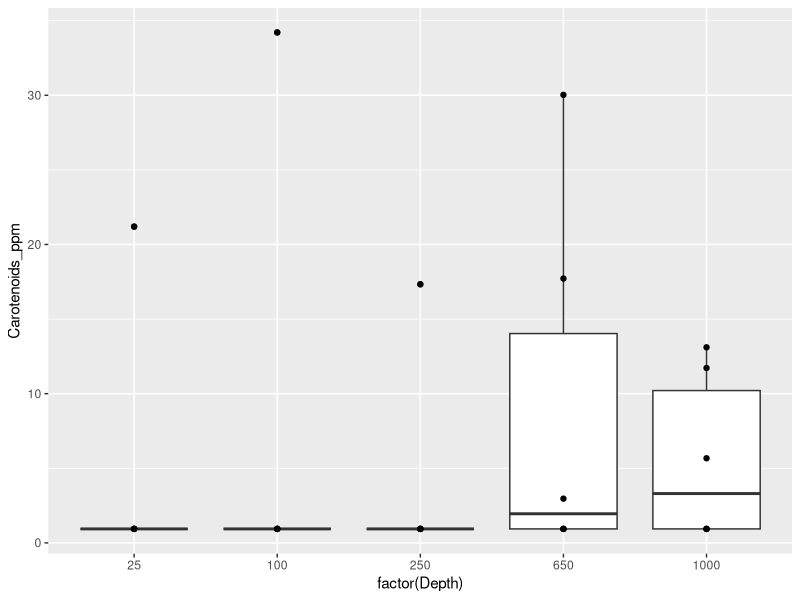
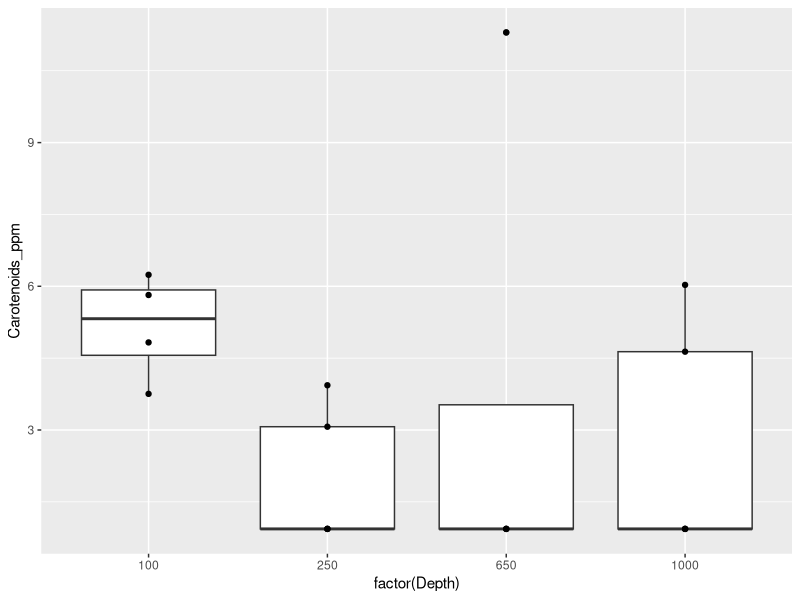
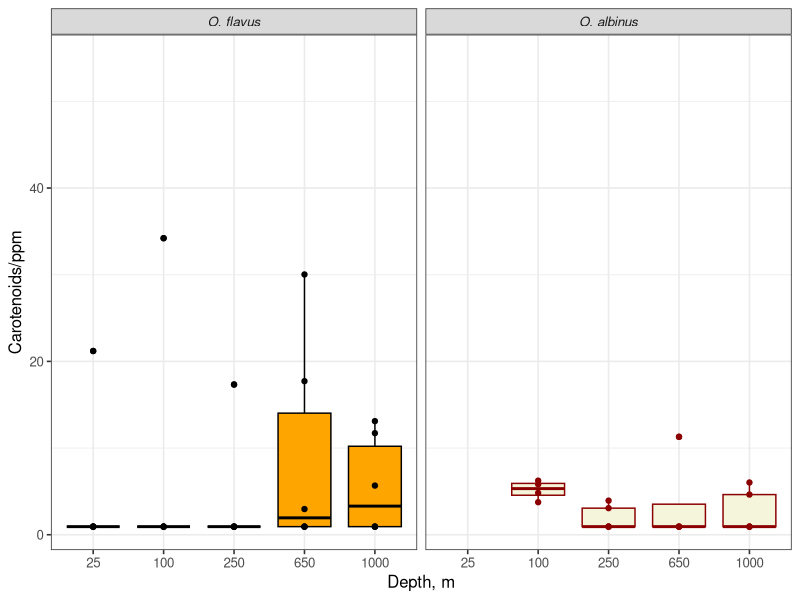
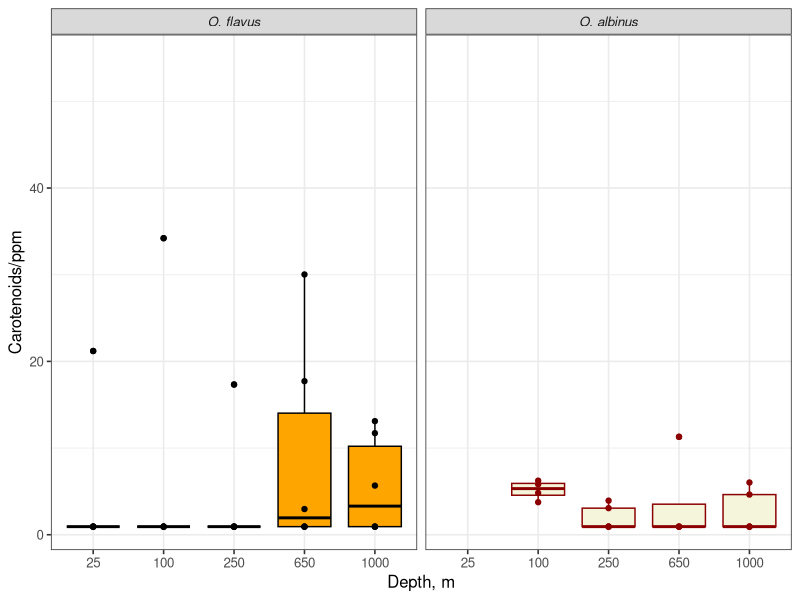
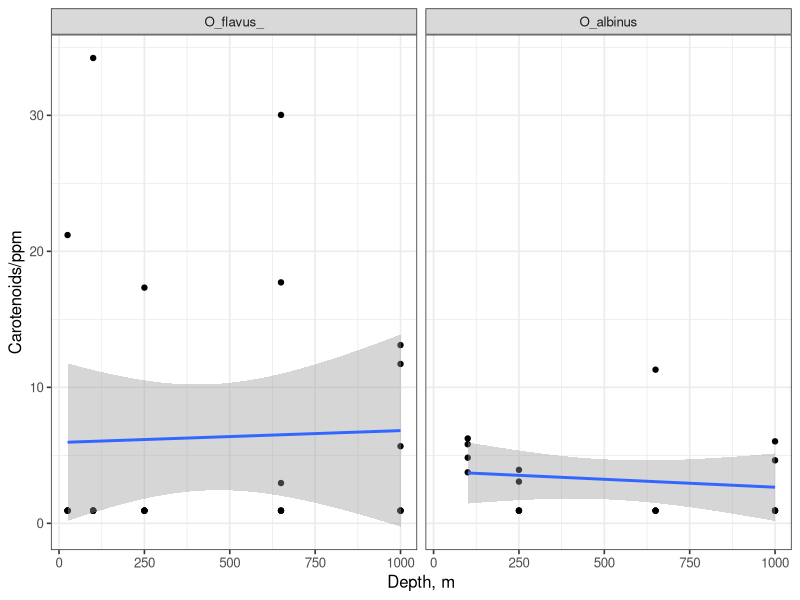
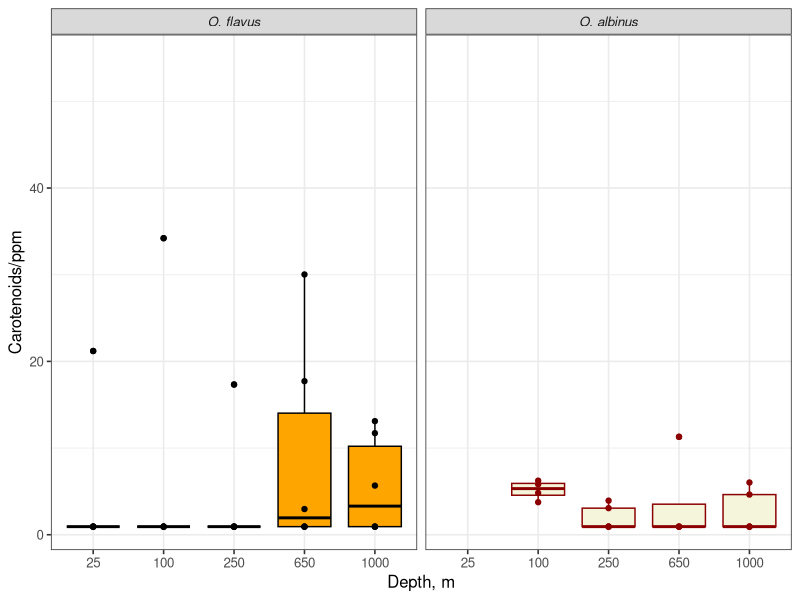
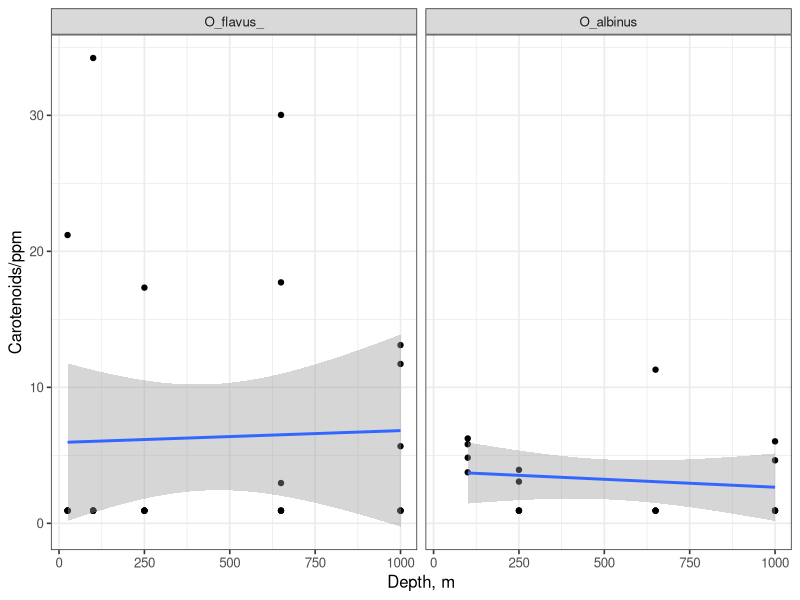

These charts were generated, in order, by the following R code:
library(ggplot2)
library(openxlsx)

## read xlsx
cr<-read.xlsx ("../Supplementary_Materials/Supplementary_tables.xlsx", sheet = "Table S5. Carotenoids", startRow = 2) #cols=c(1:3)

cr$Species <- substr(cr$Species, 1, 9)
cr$Species <- factor(cr$Species, levels = c("O_flavus_", "O_albinus"))

cr$Carotenoids_ppm <- cr$`Carotenoids,.ppm_corrected`
cr$Depth

Ofladat <- cr[cr$Species == "O_flavus_",]
Ofla <-  ggplot(data = Ofladat, aes(x = factor(Depth),y = Carotenoids_ppm))+
  geom_boxplot() + geom_point() 
Ofla


Oalbdat <- cr[cr$Species == "O_albinus",]

Oalb <-  ggplot(data = Oalbdat, aes(x = factor(Depth),y = Carotenoids_ppm))+
  geom_boxplot() + geom_point() 
Oalb


species <- c("O. flavus", "O. albinus")
names(species) <- c("O_flavus_", "O_albinus")

plot<-ggplot(data = cr, aes(x=factor(Depth),y=Carotenoids_ppm, fill=Species, col=Species))+
  geom_boxplot() + geom_point() + 
  facet_grid(. ~ Species, labeller = labeller(Species = species)) + 
  scale_fill_manual(values = c("orange", "beige")) +
  scale_color_manual(values = c("black", "red4")) + 
  theme_bw(base_size = 12) + 
  labs(title = NULL, x = "Depth, m",  y = "Carotenoids/ppm") +  
  theme(legend.position = "none", strip.text.x = element_text(face = "italic")) +
  expand_limits(y=55)
plot


plot
ggsave("Carot_new.svg", width = 7.4, height = 5.3)


plot3<-ggplot(data = cr, aes(x=Depth,y=Carotenoids_ppm)) +
  geom_point() + geom_smooth(method = lm) +
  facet_grid(. ~ Species) +
  expand_limits(y=0) + xlab("Depth, m") + ylab("Carotenoids/ppm") +
  theme(legend.position="none") +
  labs(title = NULL, 
       x = "Depth, m", 
       y = "Carotenoids/ppm") +
  theme_bw(base_size = 12)
plot3



ggsave("Ceroteenoides point lm new.svg", width = 7.4, height = 3) #4.8 good
